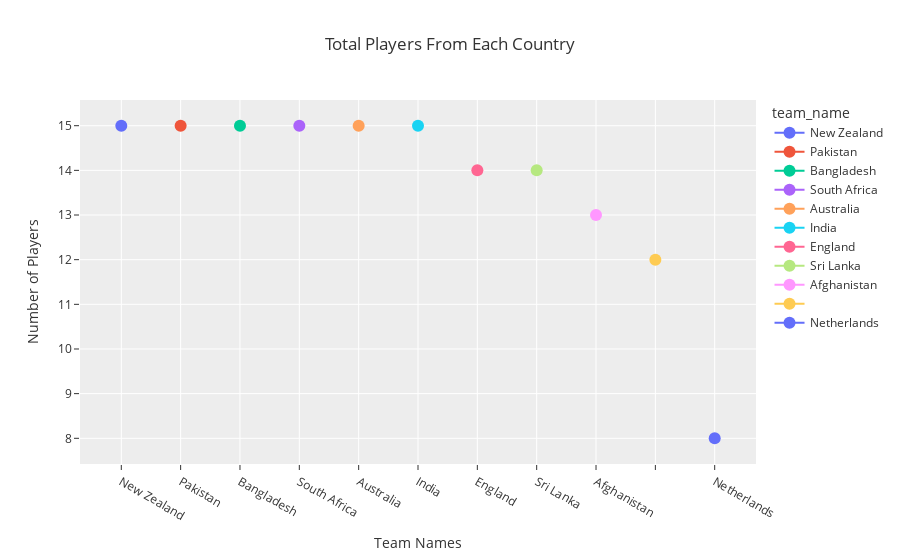

Notebook cell for this chart:
### Code cell
fig = px.line(country_players, x = 'team_name', y = 'count',
             title = 'Total Players From Each Country',
             labels = {'team_name' : 'team_name', 'count' : 'count'},
             line_shape = "linear",
             markers = True, color = 'team_name'
             )

fig.update_layout(xaxis_title = 'Team Names', yaxis_title = 'Number of Players')
fig.update_traces(marker = dict(size = 12))
fig.update_layout(template = 'ggplot2')

fig.show()

### Figure 1 — Plotly figure (JSON) as saved in the notebook; plotly's stock layout.template omitted (floating-point values rounded to 4 significant figures)
{"data": [{"hovertemplate": "team_name=%{x}<br>count=%{y}<extra></extra>", "legendgroup": "New Zealand", "line": {"color": "#636efa", "dash": "solid", "shape": "linear"}, "marker": {"size": 12, "symbol": "circle"}, "mode": "lines+markers", "name": "New Zealand", "orientation": "v", "showlegend": true, "type": "scatter", "x": ["New Zealand"], "xaxis": "x", "y": [15], "yaxis": "y"}, {"hovertemplate": "team_name=%{x}<br>count=%{y}<extra></extra>", "legendgroup": "Pakistan", "line": {"color": "#EF553B", "dash": "solid", "shape": "linear"}, "marker": {"size": 12, "symbol": "circle"}, "mode": "lines+markers", "name": "Pakistan", "orientation": "v", "showlegend": true, "type": "scatter", "x": ["Pakistan"], "xaxis": "x", "y": [15], "yaxis": "y"}, {"hovertemplate": "team_name=%{x}<br>count=%{y}<extra></extra>", "legendgroup": "Bangladesh", "line": {"color": "#00cc96", "dash": "solid", "shape": "linear"}, "marker": {"size": 12, "symbol": "circle"}, "mode": "lines+markers", "name": "Bangladesh", "orientation": "v", "showlegend": true, "type": "scatter", "x": ["Bangladesh"], "xaxis": "x", "y": [15], "yaxis": "y"}, {"hovertemplate": "team_name=%{x}<br>count=%{y}<extra></extra>", "legendgroup": "South Africa", "line": {"color": "#ab63fa", "dash": "solid", "shape": "linear"}, "marker": {"size": 12, "symbol": "circle"}, "mode": "lines+markers", "name": "South Africa", "orientation": "v", "showlegend": true, "type": "scatter", "x": ["South Africa"], "xaxis": "x", "y": [15], "yaxis": "y"}, {"hovertemplate": "team_name=%{x}<br>count=%{y}<extra></extra>", "legendgroup": "Australia", "line": {"color": "#FFA15A", "dash": "solid", "shape": "linear"}, "marker": {"size": 12, "symbol": "circle"}, "mode": "lines+markers", "name": "Australia", "orientation": "v", "showlegend": true, "type": "scatter", "x": ["Australia"], "xaxis": "x", "y": [15], "yaxis": "y"}, {"hovertemplate": "team_name=%{x}<br>count=%{y}<extra></extra>", "legendgroup": "India", "line": {"color": "#19d3f3", "dash": "solid", "shape": "linear"}, "marker": {"size": 12, "symbol": "circle"}, "mode": "lines+markers", "name": "India", "orientation": "v", "showlegend": true, "type": "scatter", "x": ["India"], "xaxis": "x", "y": [15], "yaxis": "y"}, {"hovertemplate": "team_name=%{x}<br>count=%{y}<extra></extra>", "legendgroup": "England", "line": {"color": "#FF6692", "dash": "solid", "shape": "linear"}, "marker": {"size": 12, "symbol": "circle"}, "mode": "lines+markers", "name": "England", "orientation": "v", "showlegend": true, "type": "scatter", "x": ["England"], "xaxis": "x", "y": [14], "yaxis": "y"}, {"hovertemplate": "team_name=%{x}<br>count=%{y}<extra></extra>", "legendgroup": "Sri Lanka", "line": {"color": "#B6E880", "dash": "solid", "shape": "linear"}, "marker": {"size": 12, "symbol": "circle"}, "mode": "lines+markers", "name": "Sri Lanka", "orientation": "v", "showlegend": true, "type": "scatter", "x": ["Sri Lanka"], "xaxis": "x", "y": [14], "yaxis": "y"}, {"hovertemplate": "team_name=%{x}<br>count=%{y}<extra></extra>", "legendgroup": "Afghanistan", "line": {"color": "#FF97FF", "dash": "solid", "shape": "linear"}, "marker": {"size": 12, "symbol": "circle"}, "mode": "lines+markers", "name": "Afghanistan", "orientation": "v", "showlegend": true, "type": "scatter", "x": ["Afghanistan"], "xaxis": "x", "y": [13], "yaxis": "y"}, {"hovertemplate": "team_name=%{x}<br>count=%{y}<extra></extra>", "legendgroup": " ", "line": {"color": "#FECB52", "dash": "solid", "shape": "linear"}, "marker": {"size": 12, "symbol": "circle"}, "mode": "lines+markers", "name": " ", "orientation": "v", "showlegend": true, "type": "scatter", "x": [" "], "xaxis": "x", "y": [12], "yaxis": "y"}, {"hovertemplate": "team_name=%{x}<br>count=%{y}<extra></extra>", "legendgroup": "Netherlands", "line": {"color": "#636efa", "dash": "solid", "shape": "linear"}, "marker": {"size": 12, "symbol": "circle"}, "mode": "lines+markers", "name": "Netherlands", "orientation": "v", "showlegend": true, "type": "scatter", "x": ["Netherlands"], "xaxis": "x", "y": [8], "yaxis": "y"}], "layout": {"legend": {"title": {"text": "team_name"}, "tracegroupgap": 0}, "title": {"text": "Total Players From Each Country"}, "xaxis": {"anchor": "y", "categoryarray": ["New Zealand", "Pakistan", "Bangladesh", "South Africa", "Australia", "India", "England", "Sri Lanka", "Afghanistan", " ", "Netherlands"], "categoryorder": "array", "domain": [0, 1], "title": {"text": "Team Names"}}, "yaxis": {"anchor": "x", "domain": [0, 1], "title": {"text": "Number of Players"}}}}
